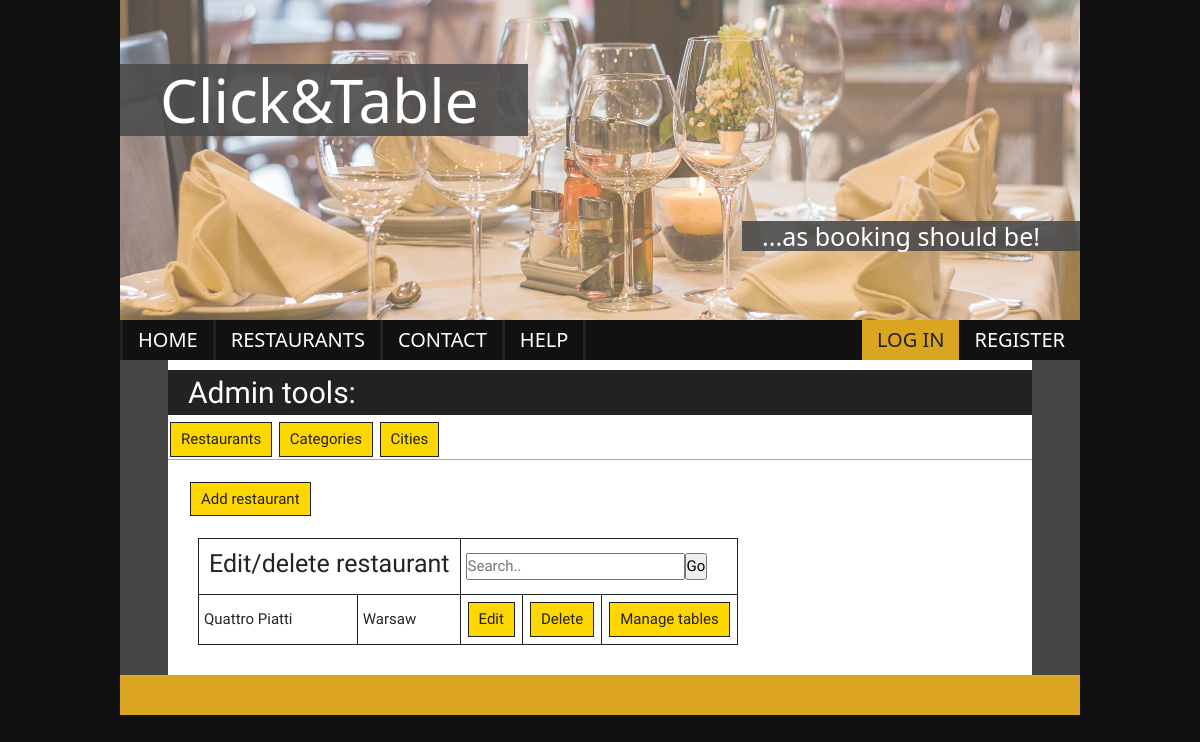
The page /admin_restaurants/ on the database as committed earlier.
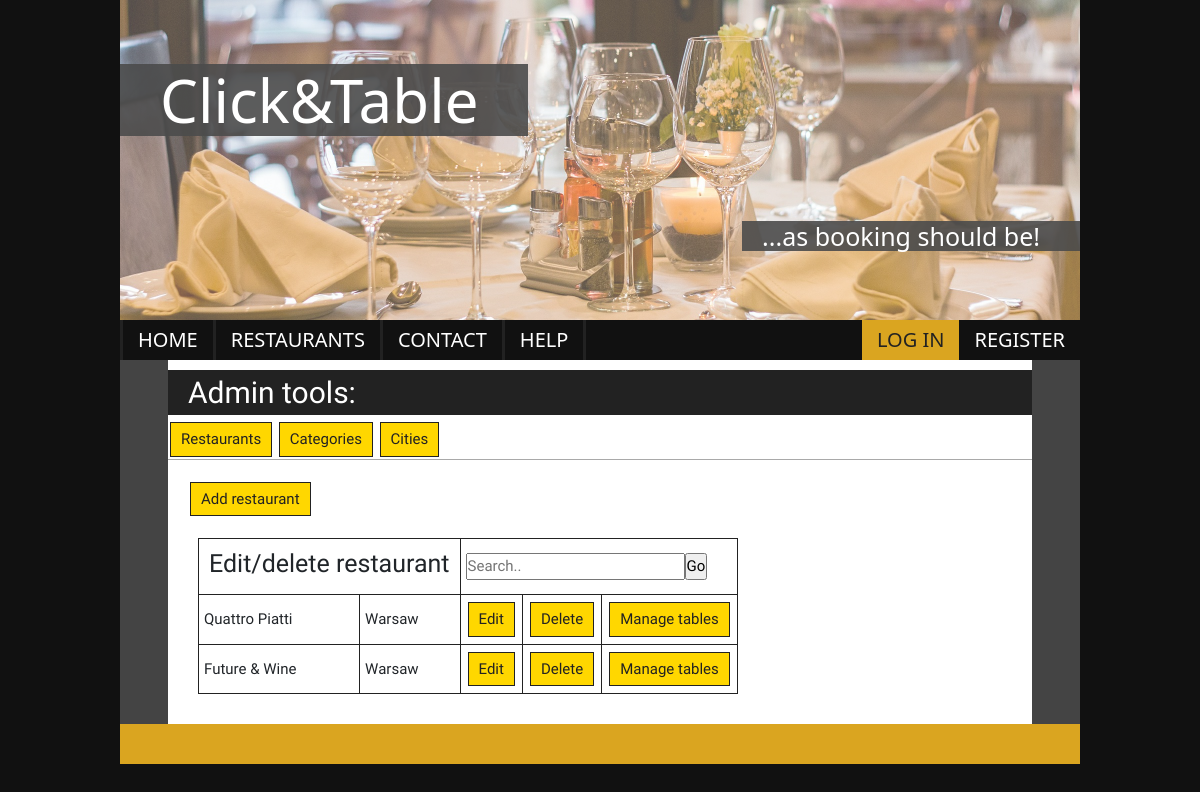
The same page on the database as committed later.
### click_and_table/models.py (models this page shows, shortened)
class Restaurant(models.Model):
    name = models.CharField(max_length=128)
    description = models.TextField()
    street = models.CharField(max_length=128)
    city = models.ForeignKey(City, on_delete=models.CASCADE)
    category = models.ManyToManyField(Category)

class City(models.Model):
    name = models.CharField(max_length=64)
    def __str__(self):
        return self.name

### click_and_table/views.py (the view)
# urls.py: path('admin_restaurants/', AdminRestaurantsView.as_view(), name="admin_restaurants"),
class AdminRestaurantsView(View):
    def get(self, request):
        restaurants = Restaurant.objects.all()
        return render(request, 'admin_restaurants.html', {'restaurants': restaurants})

### templates/admin_restaurants.html
{% extends 'admin_tools.html' %}
{% block content %}
    <a href="{% url 'restaurant_add' %}">Add restaurant</a>
    <section class="restaurant-lst-admin">
        <table>
            <tr>
                <th colspan="2"><h3>Edit/delete restaurant</h3></th>
                <th colspan="3"><input type="text" placeholder="Search.."><input type="submit" value="Go"></th>
            </tr>
            {% for restaurant in restaurants %}
            <tr>
                <td>{{ restaurant.name }}</td>
                <td>{{ restaurant.city }}</td>
                <td><a href="{% url 'restaurant_edit' restaurant.pk %}">Edit</a></td>
                <td><a href="{% url 'restaurant_delete' restaurant.id %}">Delete</a></td>
                <td><a href="{% url 'admin_tables' restaurant.id %}">Manage tables</a></td>
            </tr>
            {% endfor %}
        </table>
    </section>
{% endblock %}

Rows that differ between the two databases and show on the page:
added Restaurant: name "Future & Wine", city "Warsaw"
